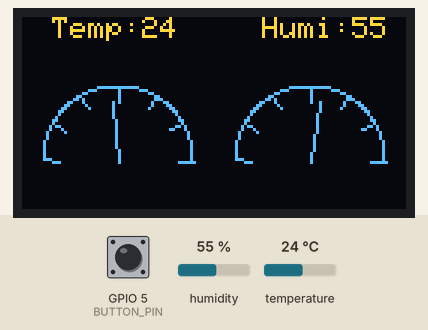
Recording of a sketch running on a simulated ESP8266 (NodeMCU). On the bench: 128×64 one-colour display. The inputs (shaded band) are chosen by the test bench; at power-on: GPIO 5 (BUTTON_PIN) HIGH, humidity 55 %, temperature 24 °C. The OLED is the two-colour kind (top 16 rows yellow); WiFi joins after 1.5 s; servers stay silent unless stated; what the sketch prints to the serial monitor is not drawn.

Above: at 2.7 s.
2.8 s: GPIO 5 (BUTTON_PIN) pulled LOW for 1 s
At 4.8 s:
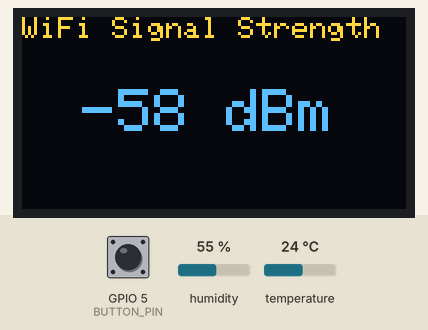
5.4 s: GPIO 5 (BUTTON_PIN) pulled LOW for 0.15 s
At 6.8 s:
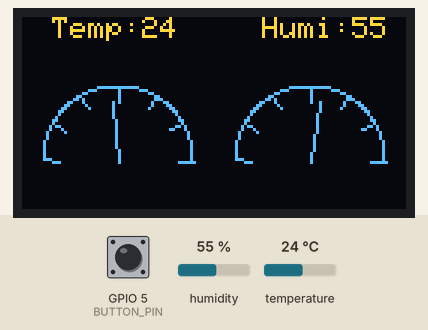
7.1 s: humidity set to 22 %
At 8.1 s:
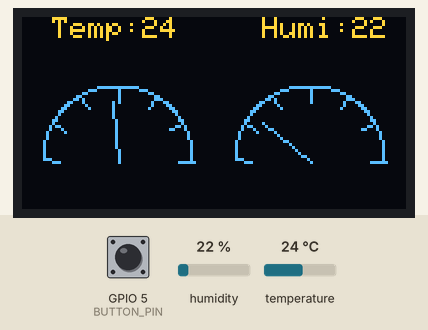
9.1 s: GPIO 5 (BUTTON_PIN) pulled LOW for 0.15 s
At 9.9 s:
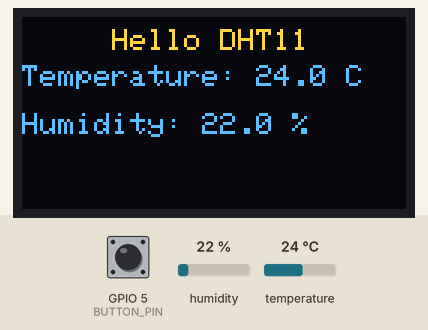
11.1 s: temperature set to 12 °C
At 12.4 s:
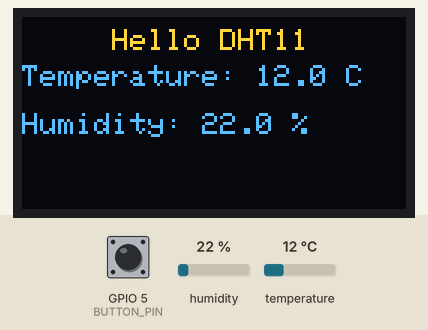
13.1 s: humidity set to 40 %
At 16.7 s:
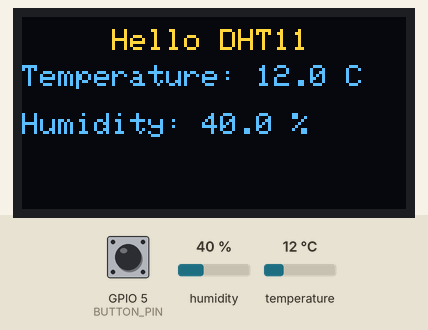
Timing chart, 0 to 18.1 s (numbered marks = the images above; inputs shaded):
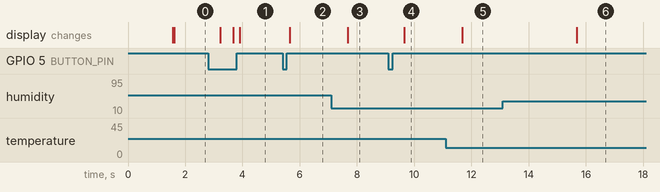

Measured:
- after the input at 2.8 s, the display: changes after 0.43 s (image 1)
- after the input at 5.4 s, the display: changes after 0.25 s (image 2)
- after the input at 7.1 s, the display: changes after 0.58 s (image 3)
- after the input at 9.1 s, the display: changes after 0.55 s (image 4)
- after the input at 11.1 s, the display: changes after 0.58 s (image 5)
- after the input at 13.1 s, the display: changes after 2.6 s (image 6)

The sketch:

ex_switch.ino
```cpp
#include <Adafruit_SSD1306.h>
#include <Adafruit_GFX.h>
#include <Wire.h>
#include <DHT.h>
#include <ESP8266WiFi.h>

// OLED 的尺寸
#define SCREEN_WIDTH 128
#define SCREEN_HEIGHT 64

// 初始化 OLED
#define OLED_RESET    -1  // 不使用重置引腳
#define SCREEN_ADDRESS 0x3C  // 0x3C 是大多數 SSD1306 的 I2C 地址
Adafruit_SSD1306 display(SCREEN_WIDTH, SCREEN_HEIGHT, &Wire, OLED_RESET);

// DHT11 設置
#define DHTPIN  4  // 將 DHT11 的訊號腳接到 ESP8266 的 D4 (GPIO 2)
#define DHTTYPE DHT11  // 使用 DHT11 感測器
DHT dht(DHTPIN, DHTTYPE);

// WiFi SSID 和 密碼
#define WLAN_SSID "Your_Wifi_SSID"
#define WLAN_PASS "Your_Wifi_Password"

// 按鍵引腳
#define BUTTON_PIN 5

// 模式控制變量
int displayMode = 0;
const int totalModes = 3;

// Timer control
const long timer_delay_dht = 2000;
unsigned long timer_next_dht;

// 溫濕度變量
float temperature = 0;
float humidity = 0;

// WiFi 訊號強度變量
int32_t rssi = 0;

void setup() {
  // 初始化序列埠
  Serial.begin(115200);

  // 初始化 DHT11
  dht.begin();

  // 初始化按鍵
  pinMode(BUTTON_PIN, INPUT_PULLUP);

  // 初始化 WiFi 連接
  connectToWiFi();

  // 設定 I2C 腳位，SDA 設為 GPIO14，SCL 設為 GPIO12
  Wire.begin(14, 12);

  // 初始化 I2C 並啟動 OLED 顯示器
  if (!display.begin(SSD1306_SWITCHCAPVCC, SCREEN_ADDRESS)) {
    Serial.println(F("OLED 初始化失敗"));
    for (;;);
  }

  // 設定字型
  display.setTextSize(1);
  display.setTextColor(SSD1306_WHITE);

  // 清除顯示器並顯示初始訊息
  display.clearDisplay();
  display.setCursor(0, 0);
  display.println("System Ready");
  display.display();

  // 設置定時器
  timer_next_dht = millis();
}

void loop() {
  // 檢查按鍵按下狀況並切換顯示模式
  if (digitalRead(BUTTON_PIN) == LOW) {
    delay(200);  // 去除按鍵抖動
    displayMode = (displayMode + 1) % totalModes;  // 切換模式
    display.clearDisplay();  // 清除 OLED 顯示器
  }

  // 根據當前模式顯示
  switch (displayMode) {
    case 0:
      showGraphicalDashboard();
      break;
    case 1:
      showTextTemperatureHumidity();
      break;
    case 2:
      showWiFiSignalStrength();
      break;
  }
}

// 顯示模式 1: 圖形儀表板顯示
void showGraphicalDashboard() {
  if (millis() > timer_next_dht) {
    timer_next_dht = millis() + timer_delay_dht;

    // 讀取 DHT11 的溫度與濕度
    humidity = dht.readHumidity();
    temperature = dht.readTemperature();

    // 檢查是否讀取失敗
    if (isnan(humidity) || isnan(temperature)) {
      display.clearDisplay();
      display.setCursor(0, 0);
      display.println("Error reading DHT11");
      display.display();
      return;
    }

    // 清除顯示器
    display.clearDisplay();
    drawGraphicalDashboard(temperature, humidity);
    display.display();
  }
}

void drawGraphicalDashboard(float temp, float humi) {
  // 畫標題
  display.setCursor(10, 0);
  display.print("Temp:");
  display.print(temp, 0);
  display.setCursor(80, 0);
  display.print("Humi:");
  display.print(humi, 0);

  // 繪製半圓形儀表板
  drawSemiCircleGaugeFrame(32, 48, 25);  // 左側溫度儀表
  drawSemiCircleGaugeFrame(96, 48, 25);  // 右側濕度儀表

  // 更新儀表板上的指針
  drawSemiCircleGauge(32, 48, 25, temp, 50);  // 更新溫度指針
  drawSemiCircleGauge(96, 48, 25, humi, 100);  // 更新濕度指針
}

// 顯示模式 2: 文字顯示溫濕度
void showTextTemperatureHumidity() {
  if (millis() > timer_next_dht) {
    timer_next_dht = millis() + timer_delay_dht;

    // 讀取 DHT11 的溫度與濕度
    humidity = dht.readHumidity();
    temperature = dht.readTemperature();

    // 檢查是否讀取失敗
    if (isnan(humidity) || isnan(temperature)) {
      display.clearDisplay();
      display.setCursor(0, 0);
      display.println("Error reading DHT11");
      display.display();
      return;
    }

    // 清除顯示器
    display.clearDisplay();
    display.setCursor(30, 4);
    display.print("Hello DHT11 ");

    // 顯示溫度
    display.setCursor(0, 16);
    display.print("Temperature: ");
    display.print(temperature, 1);
    display.println(" C");

    // 顯示濕度
    display.setCursor(0, 32);
    display.print("Humidity: ");
    display.print(humidity, 1);
    display.println(" %");

    display.display();
  }
}

// 顯示模式 3: WiFi 訊號強度顯示
void showWiFiSignalStrength() {
  // 取得 Wi-Fi 訊號強度（RSSI）
  rssi = WiFi.RSSI();

  // 清除顯示器
  display.clearDisplay();

  // 顯示標題
  display.setCursor(0, 0);
  display.print("WiFi Signal Strength");

  // 顯示訊號強度數值
  display.setCursor(20, 24);
  display.setTextSize(2);
  display.print(rssi);
  display.println(" dBm");
  display.setTextSize(1);

  // 更新顯示器
  display.display();
}

// 畫半圓形儀表板
void drawSemiCircleGaugeFrame(int16_t x, int16_t y, int16_t r) {
  drawArc(x, y, r, 180, 360, SSD1306_WHITE);
  for (int angle = 180; angle <= 360; angle += 30) {
    float radian = angle * PI / 180;
    int x0 = x + r * cos(radian);
    int y0 = y + r * sin(radian);
    int x1 = x + (r - 5) * cos(radian);
    int y1 = y + (r - 5) * sin(radian);
    display.drawLine(x0, y0, x1, y1, SSD1306_WHITE);
  }
}

void drawSemiCircleGauge(int16_t x, int16_t y, int16_t r, float value, float max_value) {
  float angle = map(value, 0, max_value, 180, 360);
  float radian = angle * PI / 180;
  int x1 = x + (r - 5) * cos(radian);
  int y1 = y + (r - 5) * sin(radian);
  display.drawLine(x, y, x1, y1, SSD1306_WHITE);
}

// 自定義函數，用於繪製弧形
void drawArc(int16_t x, int16_t y, int16_t r, int startAngle, int endAngle, int color) {
  for (int angle = startAngle; angle <= endAngle; angle++) {
    float radian = angle * PI / 180;
    int x1 = x + r * cos(radian);
    int y1 = y + r * sin(radian);
    display.drawPixel(x1, y1, color);
  }
}

// 連接到 WiFi
void connectToWiFi() {
  Serial.println();
  Serial.print("Connecting to ");
  Serial.println(WLAN_SSID);
  WiFi.begin(WLAN_SSID, WLAN_PASS);
  while (WiFi.status() != WL_CONNECTED) {
    delay(500);
    Serial.print(".");
  }
  Serial.println();
  Serial.println("WiFi connected");
}
```
